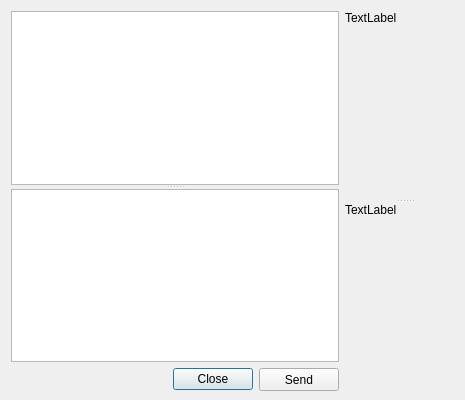
<?xml version="1.0" encoding="UTF-8"?>
<ui version="4.0">
 <class>UserChatDialog</class>
 <widget class="QDialog" name="UserChatDialog">
  <property name="geometry">
   <rect>
    <x>0</x>
    <y>0</y>
    <width>465</width>
    <height>400</height>
   </rect>
  </property>
  <property name="windowTitle">
   <string>Dialog</string>
  </property>
  <layout class="QGridLayout" name="gridLayout">
   <property name="rightMargin">
    <number>0</number>
   </property>
   <property name="bottomMargin">
    <number>9</number>
   </property>
   <item row="0" column="0">
    <widget class="QSplitter" name="splitter">
     <property name="orientation">
      <enum>Qt::Vertical</enum>
     </property>
     <widget class="QTextEdit" name="edt_recv"/>
     <widget class="QTextEdit" name="edt_send"/>
    </widget>
   </item>
   <item row="0" column="1" rowspan="2">
    <widget class="QSplitter" name="splitter_2">
     <property name="minimumSize">
      <size>
       <width>120</width>
       <height>0</height>
      </size>
     </property>
     <property name="orientation">
      <enum>Qt::Vertical</enum>
     </property>
     <widget class="QLabel" name="label">
      <property name="text">
       <string>TextLabel</string>
      </property>
      <property name="alignment">
       <set>Qt::AlignLeading|Qt::AlignLeft|Qt::AlignTop</set>
      </property>
     </widget>
     <widget class="QLabel" name="label_2">
      <property name="text">
       <string>TextLabel</string>
      </property>
      <property name="alignment">
       <set>Qt::AlignLeading|Qt::AlignLeft|Qt::AlignTop</set>
      </property>
     </widget>
    </widget>
   </item>
   <item row="1" column="0">
    <layout class="QHBoxLayout" name="horizontalLayout">
     <item>
      <spacer name="horizontalSpacer">
       <property name="orientation">
        <enum>Qt::Horizontal</enum>
       </property>
       <property name="sizeHint" stdset="0">
        <size>
         <width>138</width>
         <height>20</height>
        </size>
       </property>
      </spacer>
     </item>
     <item>
      <widget class="QPushButton" name="btn_close">
       <property name="text">
        <string>Close</string>
       </property>
      </widget>
     </item>
     <item>
      <widget class="QToolButton" name="btn_send">
       <property name="minimumSize">
        <size>
         <width>80</width>
         <height>23</height>
        </size>
       </property>
       <property name="text">
        <string>Send</string>
       </property>
      </widget>
     </item>
    </layout>
   </item>
  </layout>
 </widget>
 <resources/>
 <connections/>
</ui>
